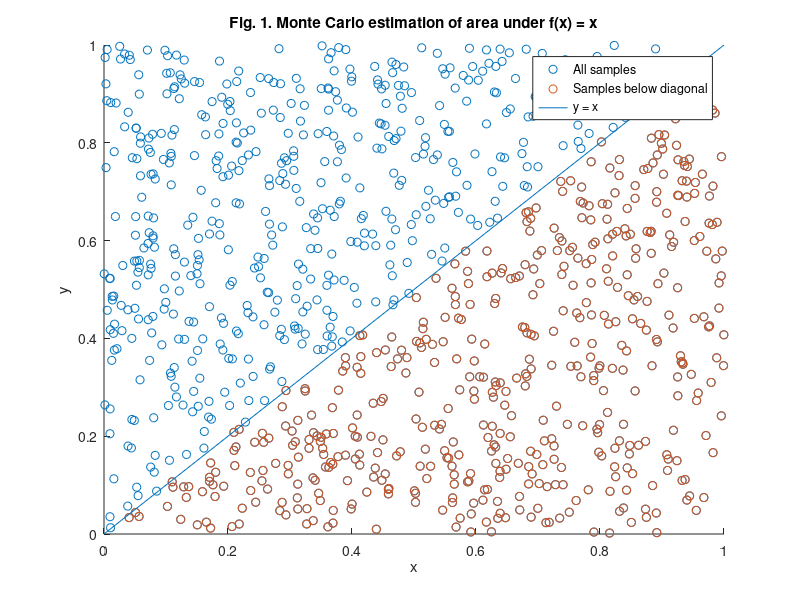
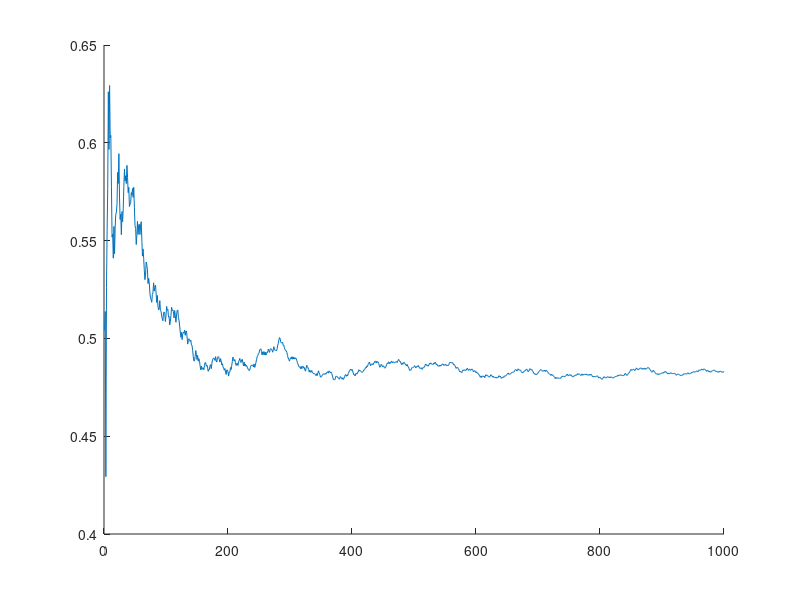

MATLAB code to generate these figures, in order: (Note: this script raises an error after producing the figures.)
% Exercise - Monte Carlo integration of identity function

%% 1. Aim of the exercise
% This exercise introduces Monte Carlo integration by estimating the area
% under the identity function f(x) = x over the interval [0, 1] using
% randomly sampled points. The goal is to illustrate probabilistic
% approximation of definite integrals.

%% 2. Theory
% Refer to the accompanying PDF file for the theory.

%% 3. Define the number of samples 

% 3.1. Clear workspace and memory
clear;

% 3.2. Number of random samples to estimate the integral
N_samples = 1000;

%% 4. Monte Carlo integration: Estimating integrals via sampling

% 4.1. Generate random samples from Uniform[0,1]
uniform_samples = random('Uniform',0,1,[N_samples 1]);

% 4.2. MC estimate of the integral of f(x) = x over [0,1]
integral_estimate = mean(uniform_samples);

%% 5. Set the true value of the integral of the identity function

% 5.1. Set the true value of the integral
integral_true_value = 0.5; 

%% 6. Geometric interpretation of Monte Carlo integration

% 6.1 Create (x, y) points uniformly in the unit square
x_samples = uniform_samples; % x-coordinates sampled uniformly in [0,1]
y_samples = random('Uniform',0,1, ...
    [N_samples 1]); % y-coordinates sampled independently in [0,1]

% 6.2. Identify points below the diagonal y < x
below_diagonal = y_samples < x_samples; 

% 6.3. Visualizing area estimation via Monte Carlo sampling
figure
hold on
scatter(x_samples,y_samples, ...
    'DisplayName','All samples') % All samples
scatter(x_samples(below_diagonal),y_samples(below_diagonal), ...
    'DisplayName','Samples below diagonal'); % Samples below diagonal
plot([0 1],[0 1], ...
    'DisplayName','y = x') % Diagonal line y = x
title('Fig. 1. Monte Carlo estimation of area under f(x) = x')
xlabel('x')
ylabel('y')
legend('show')
hold off

%% 7. Convergence behavior of the Monte Carlo integral estimate

% 7.1. Track how the estimate evolves with more samples
convergence_integral_estimate = cumsum(uniform_samples)./(1:N_samples)';

% 7.2. Track how the mean squared error (MSE) evolves with more samples
convergence_MSE = (convergence_integral_estimate-integral_true_value).^2;

% 7.3. Theoretical benchmark
theoretical_error_decay = 1./sqrt(1:N_samples);

%% 8. Visualize convergence of the Monte Carlo estimate and its error

% 8.1. Plot how the Monte Carlo estimate converges to the true value
figure
hold on
plot(1:N_samples,convergence_integral_estimate, ...
    'DisplayName','MC integral estimate');
yline(integral_true_value, ...
    'DisplayName','True integral value');
title('Fig. 2. Convergence of Monte Carlo estimate');
xlabel('Number of samples (draws)');
ylabel('Integral estimate');
legend('show');
hold off

% 8.2. Plot how the MSE decreases with more samples (log-log scale)
figure
hold on
loglog(1:N_samples,convergence_MSE, ...
    'DisplayName','MSE of MC estimate');
loglog(1:N_samples,theoretical_error_decay.^2, ...
    'DisplayName','Theoretical MSE decay');
title('Fig. 3. Log-log convergence of MC estimation error')
xlabel('Number of samples (log scale)')
ylabel('Mean Squared Error (log scale)')
legend('show')
hold off
